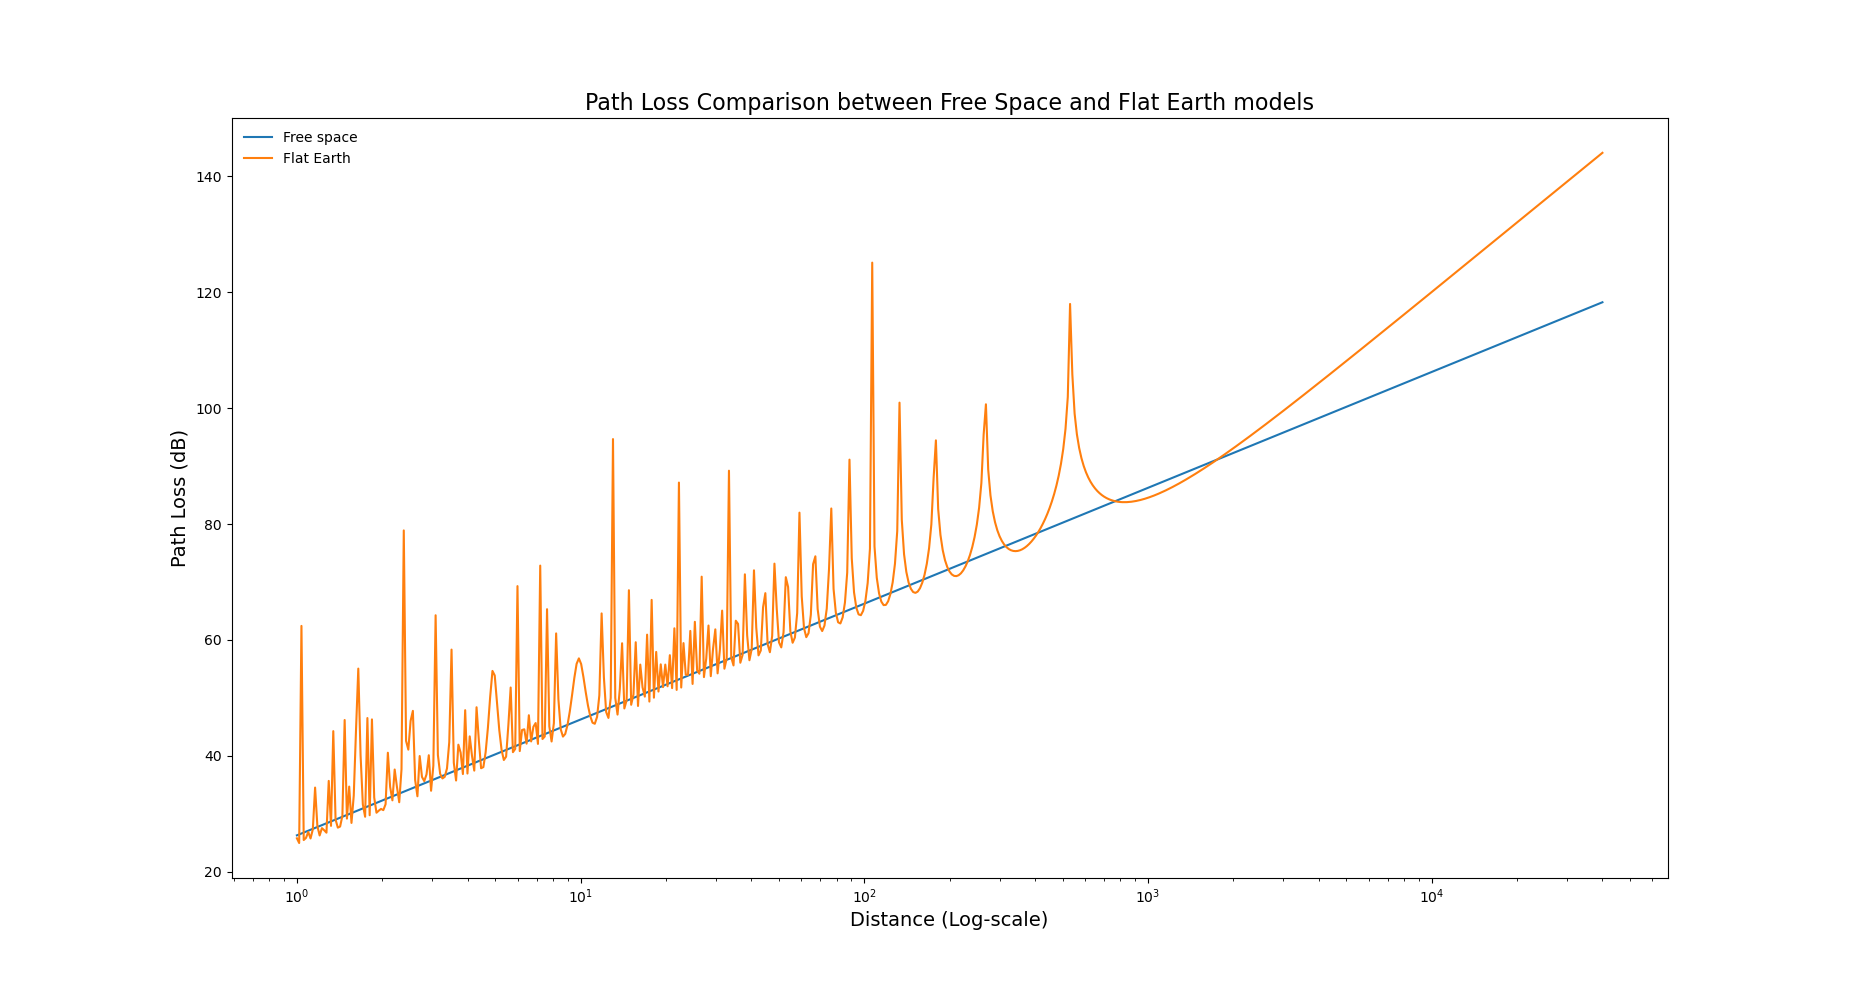

This figure's Python source:
import numpy as np
import matplotlib.pyplot as plt
import math


log_axis = np.logspace(0, 4, 500)
log_axis[-1] = 4*log_axis[-1]
freq = 800*math.pow(10, 6)
lmda = 3*math.pow(10, 8)/freq
ht = hr = 10

L_free = 10*np.log10((np.square(4*np.pi)*np.square(log_axis))/lmda)
L_2ray = 10*np.log10(np.power(np.square(lmda/(4*np.pi*log_axis))*4*np.square(np.sin((2*np.pi*ht*hr)/(lmda*log_axis))), -1))

plt.figure()
plt.xscale('log')
# plt.yscale('log')
plt.plot(log_axis, L_free, label='Free space')
plt.plot(log_axis, L_2ray, label='Flat Earth')
plt.title('Path Loss Comparison between Free Space and Flat Earth models', fontsize=16)
plt.xlabel('Distance (Log-scale)', fontsize=14)
plt.ylabel('Path Loss (dB)', fontsize=14)
plt.legend(loc=2, frameon=False, fontsize='medium')
plt.show()
